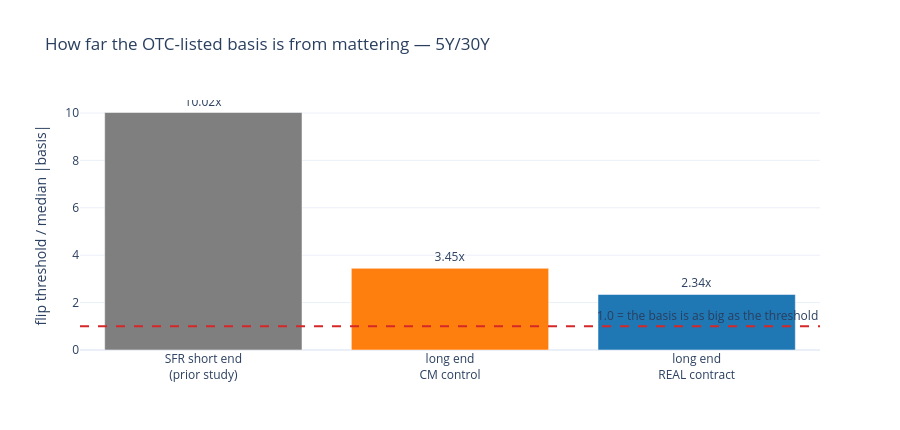

Notebook source saved alongside this figure:
### Code cell
fig = go.Figure()
lbl = ["SFR short end<br>(prior study)", "long end<br>CM control", "long end<br>REAL contract"]
fig.add_trace(go.Bar(x=lbl, y=[ref["basis_shortfall_multiple"], c.shortfall_multiple_p25,
                               r.shortfall_multiple_p25],
                     marker_color=["#7f7f7f", "#ff7f0e", "#1f77b4"],
                     text=[f"{v:.2f}x" for v in (ref["basis_shortfall_multiple"],
                                                 c.shortfall_multiple_p25,
                                                 r.shortfall_multiple_p25)],
                     textposition="outside"))
fig.add_hline(y=1.0, line=dict(color="#d62728", dash="dash"),
              annotation_text="1.0 = the basis is as big as the threshold")
fig.update_layout(height=430, template="plotly_white",
                  title=f"How far the OTC-listed basis is from mattering — {NB.focus}",
                  yaxis_title="flip threshold / median |basis|")
fig.show()

### Figure 1 — Plotly figure (JSON) as saved in the notebook; plotly's stock layout.template omitted (floating-point values rounded to 4 significant figures)
{"data": [{"marker": {"color": ["#7f7f7f", "#ff7f0e", "#1f77b4"]}, "text": ["10.02x", "3.45x", "2.34x"], "textposition": "outside", "type": "bar", "x": ["SFR short end<br>(prior study)", "long end<br>CM control", "long end<br>REAL contract"], "y": [10.02, 3.449, 2.342]}], "layout": {"annotations": [{"showarrow": false, "text": "1.0 = the basis is as big as the threshold", "x": 1, "xanchor": "right", "xref": "x domain", "y": 1.0, "yanchor": "bottom", "yref": "y"}], "height": 430, "shapes": [{"line": {"color": "#d62728", "dash": "dash"}, "type": "line", "x0": 0, "x1": 1, "xref": "x domain", "y0": 1.0, "y1": 1.0, "yref": "y"}], "title": {"text": "How far the OTC-listed basis is from mattering — 5Y/30Y"}, "yaxis": {"title": {"text": "flip threshold / median |basis|"}}}}
